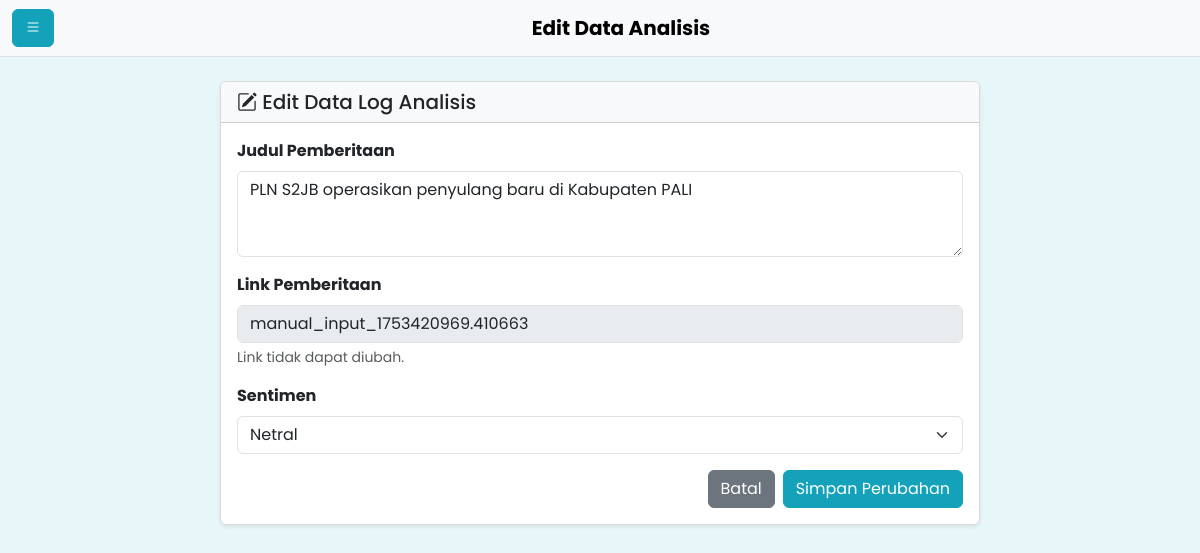
The app's page /analisis/edit/9 with its own data.
### tables this page shows
CREATE TABLE analisis_data (
            id INTEGER PRIMARY KEY AUTOINCREMENT,
            tanggal TEXT,
            bulan TEXT,
            tahun TEXT,
            judul_pemberitaan TEXT NOT NULL,
            link_pemberitaan TEXT NOT NULL UNIQUE,
            nama_media TEXT,
            sentimen TEXT
        );

### app.py (the view)
@app.route('/analisis/edit/<int:analysis_id>', methods=['GET', 'POST'])
def edit_analisis_route(analysis_id):
    item = database.get_analisis_data_by_id(analysis_id)
    if not item:
        flash('Data analisis tidak ditemukan.', 'danger')
        return redirect(url_for('analisis'))
    if request.method == 'POST':
        data = {'id': analysis_id, 'judul_pemberitaan': request.form.get('judul_pemberitaan'), 'sentimen': request.form.get('sentimen')}
        database.update_analisis_data(data)
        flash('Data analisis berhasil diperbarui!', 'success')
        return redirect(url_for('analisis'))
    return render_template('analisis/edit_analisis.html', item=item)

### utils/database.py (called while the page is built)
def get_db_connection():
    conn = sqlite3.connect(DATABASE_NAME)
    conn.row_factory = sqlite3.Row
    return conn

def get_analisis_data_by_id(analysis_id):
    conn = get_db_connection()
    item = conn.execute('SELECT * FROM analisis_data WHERE id = ?', (analysis_id,)).fetchone()
    conn.close()
    return item

### templates/analisis/edit_analisis.html (shortened to what this page needs)
{% extends 'base.html' %}
{% block page_title %}Edit Data Analisis{% endblock %}
{% block content %}
<div class="row justify-content-center">
    <div class="col-md-8">
        <div class="card shadow-sm">
            <div class="card-header bg-light">
                <h5 class="mb-0"><i class="bi bi-pencil-square"></i> Edit Data Log Analisis</h5>
            </div>
            <div class="card-body">
                <form method="POST">
                    <div class="mb-3">
                        <label for="judul_pemberitaan" class="form-label fw-bold">Judul Pemberitaan</label>
                        <textarea class="form-control" id="judul_pemberitaan" name="judul_pemberitaan" rows="3" required>{{ item.judul_pemberitaan }}</textarea>
                    </div>
                    <div class="mb-3">
                        <label for="link_pemberitaan" class="form-label fw-bold">Link Pemberitaan</label>
                        <input type="text" class="form-control" id="link_pemberitaan" value="{{ item.link_pemberitaan }}" disabled readonly>
                        <div class="form-text">Link tidak dapat diubah.</div>
                    </div>
                    <div class="mb-3">
                        <label for="sentimen" class="form-label fw-bold">Sentimen</label>
                        <select class="form-select" id="sentimen" name="sentimen" required>
                            <option value="Netral" {% if item.sentimen == 'Netral' %}selected{% endif %}>Netral</option>
                        </select>
                    </div>
                    <div class="d-flex justify-content-end">
                        <a href="{{ url_for('analisis') }}" class="btn btn-secondary me-2">Batal</a>
                        <button type="submit" class="btn btn-primary">Simpan Perubahan</button>
                    </div>
                </form>
            </div>
        </div>
    </div>
</div>
{% endblock %}

### static/css/style.css (style rules this page uses)
:root { --theme-primary: #14a2ba; --theme-primary-dark: #125d72; --theme-accent: #efe62f; --theme-bg: #e7f6f9; --theme-border: #d9d9d9; --bs-primary: var(--theme-primary); --bs-primary-rgb: 20, 162, 186; }
body { background-color: var(--theme-bg); font-family: 'Poppins', sans-serif; }
.btn, .card, .nav-link { transition: all 0.2s ease-in-out; }
.btn-primary { --bs-btn-bg: var(--theme-primary); --bs-btn-border-color: var(--theme-primary); --bs-btn-hover-bg: var(--theme-primary-dark); --bs-btn-hover-border-color: var(--theme-primary-dark); }
.card { border: 1px solid var(--theme-border); }

### records on screen
analisis_data: judul_pemberitaan "PLN S2JB operasikan penyulang baru di Kabupaten PALI", link_pemberitaan "manual_input_1753420969.410663", sentimen "Netral"
